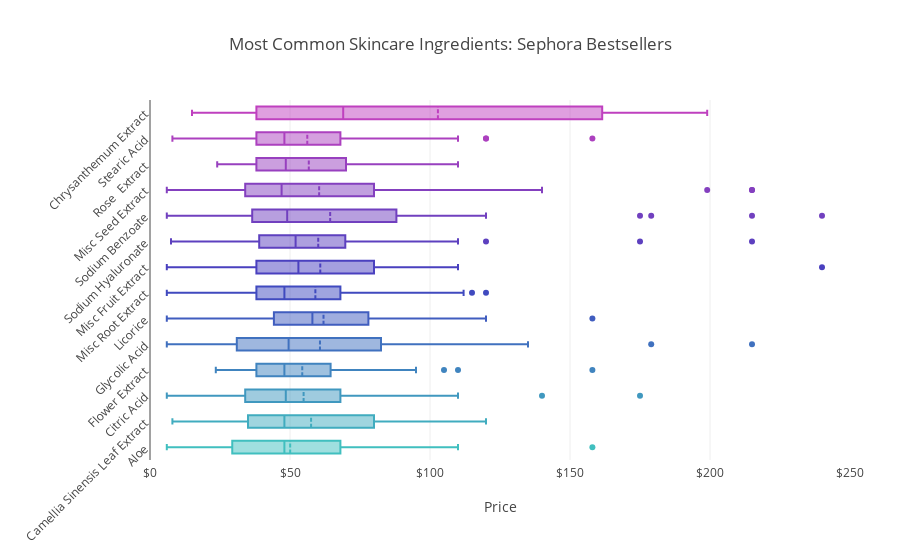

The notebook cell this image was saved under:
### Code cell
# interactive plot price distribution of ingredients
# ingredients list
greds = df_bigs['Ingredient'].unique()

N = 14

c = ['hsl('+str(h)+',50%'+',50%)' for h in np.linspace(180, 300, N)]


# plot price distribution
trace = []
for i in range(0, len(greds)):
    trace.append(go.Box(x = df_bigs[df_bigs['Ingredient'] == greds[i]]['Price'], 
                       name = re.sub('\(.*\)', '', greds[i]),
                       marker = dict(color = c[i]),
                       boxmean = True))
    
layout = go.Layout(title = 'Most Common Skincare Ingredients: Sephora Bestsellers', 
                   yaxis=dict(tickangle=-45), 
                   margin = go.layout.Margin(l=150,
                                             r=50,
                                             b=100,
                                             t=100,
                                             pad=4),
                   showlegend = False, 
                   xaxis = dict(range = [0, 250], title = 'Price', tickformat = "$.0f"),
                   autosize = True)

iplot(go.Figure(data = trace, layout = layout))

### Figure 1 — Plotly figure (JSON) as saved in the notebook; plotly's stock layout.template omitted (floating-point values rounded to 4 significant figures)
{"data": [{"boxmean": true, "marker": {"color": "hsl(180.0,50%,50%)"}, "name": "Aloe", "type": "box", "uid": "353b679c-bb80-11e8-97b6-4a156be93f93", "x": [158, 90, 38, 38, 48, 80, 6, 59, 64, 90, 20, 72, 69, 29.5, 48, 80, 19, 29, 68, 38, 28, 48, 68, 62, 30, 48, 48, 34, 33, 28, 20.5, 62, 18.5, 38, 48, 6, 110, 14, 58, 68, 39]}, {"boxmean": true, "marker": {"color": "hsl(189.23076923076923,50%,50%)"}, "name": "Camellia Sinensis Leaf Extract", "type": "box", "uid": "353b8fa2-bb80-11e8-aa7f-4a156be93f93", "x": [80, 90, 38, 48, 80, 88, 79, 64, 60, 105, 90, 20, 72, 48, 88, 48, 8, 30, 32, 44, 48, 36, 26, 65, 120, 68, 92, 68, 30, 48, 20.5, 44, 62, 25, 88, 48, 28]}, {"boxmean": true, "marker": {"color": "hsl(198.46153846153845,50%,50%)"}, "name": "Citric Acid", "type": "box", "uid": "353b8fa3-bb80-11e8-bc53-4a156be93f93", "x": [175, 90, 38, 38, 48, 38, 80, 6, 88, 34, 24, 7.5, 45, 64, 60, 44, 90, 20, 72, 52, 58, 88, 8, 99, 50, 44, 48, 95, 65, 34, 49, 60, 52, 28, 110, 48, 38, 68, 92, 48, 65, 75, 55, 28, 20.5, 40, 63, 20, 6, 89, 28, 29, 39, 44, 68, 28, 49, 140]}, {"boxmean": true, "marker": {"color": "hsl(207.69230769230768,50%,50%)"}, "name": "Flower Extract", "type": "box", "uid": "353b8fa4-bb80-11e8-9548-4a156be93f93", "x": [158, 38, 38, 38, 34, 24, 45, 64, 38, 105, 44, 65, 58, 44, 48, 95, 80, 49, 34, 48, 23.5, 34, 49, 48, 68, 92, 35, 65, 75, 34, 55, 28, 40, 62, 38, 88, 54, 48, 26, 110, 58, 39, 28, 48]}, {"boxmean": true, "marker": {"color": "hsl(216.9230769230769,50%,50%)"}, "name": "Glycolic Acid", "type": "box", "uid": "353b8fa5-bb80-11e8-bd40-4a156be93f93", "x": [68, 90, 179, 80, 6, 88, 59, 45, 135, 45, 90, 72, 39, 65, 58, 88, 85, 69, 35, 29.5, 32, 50, 95, 95, 60, 120, 26, 99, 25, 49, 48, 38, 110, 28, 28, 215, 30, 32, 75, 55, 40, 25, 26, 6, 28, 69, 34, 36, 17, 28, 44, 68]}, {"boxmean": true, "marker": {"color": "hsl(226.15384615384613,50%,50%)"}, "name": "Licorice", "type": "box", "uid": "353b8fa6-bb80-11e8-80fb-4a156be93f93", "x": [80, 158, 38, 85, 59, 79, 45, 90, 20, 72, 48, 58, 48, 69, 48, 80, 120, 48, 38, 68, 68, 48, 75, 55, 28, 6, 28, 69, 39, 110, 44]}, {"boxmean": true, "marker": {"color": "hsl(235.3846153846154,50%,50%)"}, "name": "Misc Root Extract", "type": "box", "uid": "353b8fa7-bb80-11e8-b213-4a156be93f93", "x": [68, 38, 38, 38, 80, 6, 29.5, 79, 38, 34, 45, 115, 38, 105, 45, 60, 90, 20, 48, 52, 58, 30, 32, 50, 44, 95, 95, 80, 39, 65, 49, 112, 48, 120, 345, 38, 28, 68, 28, 34, 62, 30, 35, 48, 48, 75, 34, 55, 28, 38, 54, 65, 35, 89, 69, 39, 40, 68, 48]}, {"boxmean": true, "marker": {"color": "hsl(244.6153846153846,50%,50%)"}, "name": "Misc Fruit Extract", "type": "box", "uid": "353b8fa8-bb80-11e8-b239-4a156be93f93", "x": [80, 90, 38, 48, 38, 80, 85, 79, 34, 45, 38, 105, 44, 90, 72, 48, 65, 58, 8, 44, 95, 80, 29, 34, 65, 52, 38, 48, 92, 62, 68, 30, 48, 65, 34, 55, 38, 88, 54, 6, 89, 26, 69, 240, 110, 28, 48, 39]}, {"boxmean": true, "marker": {"color": "hsl(253.84615384615384,50%,50%)"}, "name": "Sodium Hyaluronate", "type": "box", "uid": "353b8fa9-bb80-11e8-ba19-4a156be93f93", "x": [68, 80, 48, 90, 48, 80, 79, 175, 98, 45, 64, 60, 45, 60, 44, 90, 72, 48, 52, 7.5, 39, 65, 99, 35, 29.5, 32, 44, 48, 95, 95, 60, 49, 36, 65, 34, 25, 49, 60, 120, 52, 110, 48, 68, 92, 28, 215, 62, 35, 48, 65, 75, 28, 28, 62, 63, 46, 18.5, 88, 26, 48, 15, 28, 69, 39, 62, 39, 68, 48, 39]}, {"boxmean": true, "marker": {"color": "hsl(263.0769230769231,50%,50%)"}, "name": "Sodium Benzoate", "type": "box", "uid": "353b8faa-bb80-11e8-ab40-4a156be93f93", "x": [68, 175, 90, 38, 38, 38, 179, 6, 88, 59, 38, 7.5, 64, 38, 60, 90, 215, 72, 88, 8, 99, 30, 95, 95, 120, 36, 26, 99, 48, 60, 52, 49, 28, 110, 38, 75, 55, 28, 20.5, 44, 63, 25, 38, 88, 65, 15, 6, 35, 89, 240, 39, 44, 28, 49, 48]}, {"boxmean": true, "marker": {"color": "hsl(272.30769230769226,50%,50%)"}, "name": "Misc Seed Extract", "type": "box", "uid": "353b8fab-bb80-11e8-91af-4a156be93f93", "x": [68, 80, 90, 38, 38, 38, 80, 85, 6, 38, 34, 24, 64, 38, 60, 44, 105, 44, 29.5, 90, 199, 215, 72, 48, 52, 48, 35, 27, 48, 80, 39, 49, 36, 26, 34, 25, 60, 99, 32, 68, 92, 215, 26, 34, 72, 46, 25, 38, 88, 15, 89, 29, 34, 36, 110, 39, 28, 68, 49, 48, 140, 39]}, {"boxmean": true, "marker": {"color": "hsl(281.53846153846155,50%,50%)"}, "name": "Rose  Extract", "type": "box", "uid": "353b8fac-bb80-11e8-9404-4a156be93f93", "x": [38, 48, 38, 79, 24, 38, 105, 44, 72, 44, 29, 65, 48, 38, 49, 48, 92, 35, 65, 62, 38, 88, 54, 110, 58, 72, 39, 68]}, {"boxmean": true, "marker": {"color": "hsl(290.7692307692308,50%,50%)"}, "name": "Stearic Acid", "type": "box", "uid": "353b8fad-bb80-11e8-ab45-4a156be93f93", "x": [158, 38, 48, 80, 29.5, 79, 38, 38, 60, 90, 20, 48, 39, 48, 8, 35, 30, 32, 48, 80, 120, 49, 60, 120, 23.5, 68, 38, 110, 48, 68, 92, 48, 65, 28, 44, 62, 40, 28, 58, 48, 39]}, {"boxmean": true, "marker": {"color": "hsl(300.0,50%,50%)"}, "name": "Chrysanthemum Extract", "type": "box", "uid": "353b8fae-bb80-11e8-9f0f-4a156be93f93", "x": [38, 79, 34, 139, 105, 105, 44, 40, 169, 199, 30, 27, 38, 69, 99, 169, 30, 57, 175, 15, 445, 199, 60]}], "layout": {"autosize": true, "margin": {"b": 100, "l": 150, "pad": 4, "r": 50, "t": 100}, "showlegend": false, "title": "Most Common Skincare Ingredients: Sephora Bestsellers", "xaxis": {"range": [0, 250], "tickformat": "$.0f", "title": "Price"}, "yaxis": {"tickangle": -45}}}
